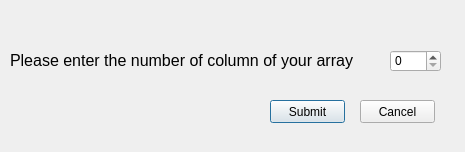
<?xml version="1.0" encoding="UTF-8"?>
<ui version="4.0">
 <class>ArrayWidthForm</class>
 <widget class="QDialog" name="ArrayWidthForm">
  <property name="geometry">
   <rect>
    <x>0</x>
    <y>0</y>
    <width>465</width>
    <height>152</height>
   </rect>
  </property>
  <property name="windowTitle">
   <string>Creating array data</string>
  </property>
  <widget class="QPushButton" name="AddBtn">
   <property name="geometry">
    <rect>
     <x>270</x>
     <y>100</y>
     <width>75</width>
     <height>23</height>
    </rect>
   </property>
   <property name="text">
    <string>Submit</string>
   </property>
  </widget>
  <widget class="QPushButton" name="CancelBtn">
   <property name="geometry">
    <rect>
     <x>360</x>
     <y>100</y>
     <width>75</width>
     <height>23</height>
    </rect>
   </property>
   <property name="text">
    <string>Cancel</string>
   </property>
  </widget>
  <widget class="QLabel" name="label">
   <property name="geometry">
    <rect>
     <x>10</x>
     <y>50</y>
     <width>371</width>
     <height>21</height>
    </rect>
   </property>
   <property name="font">
    <font>
     <pointsize>12</pointsize>
     <underline>false</underline>
    </font>
   </property>
   <property name="text">
    <string>Please enter the number of column of your array</string>
   </property>
  </widget>
  <widget class="QSpinBox" name="numberOfColumnSBx">
   <property name="geometry">
    <rect>
     <x>390</x>
     <y>50</y>
     <width>51</width>
     <height>22</height>
    </rect>
   </property>
  </widget>
 </widget>
 <resources/>
 <connections/>
</ui>
